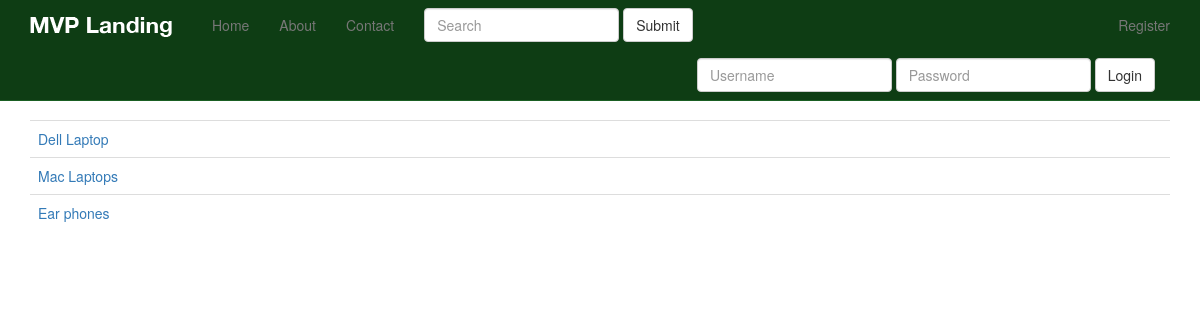
Before: /products/ with the older database file.
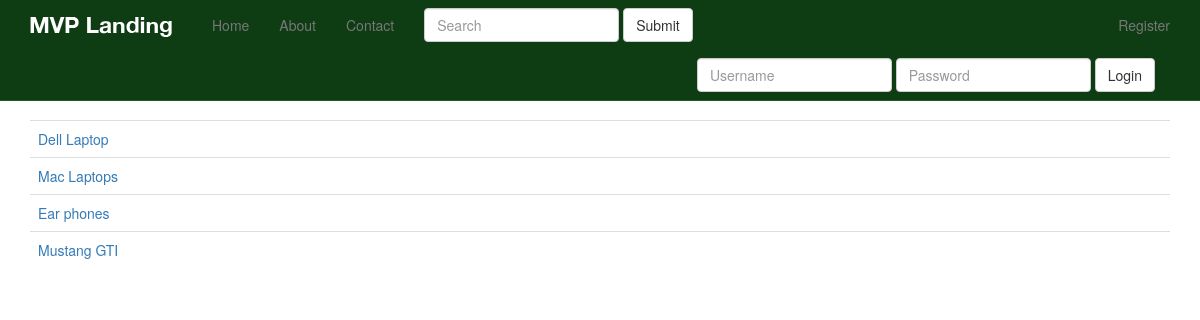
After: the same page with the newer database file.
### products/models.py (models this page shows, shortened)
class Product(models.Model):
    title = models.CharField(max_length=120)
    description = models.TextField(blank=True, null=True)
    price = models.DecimalField(decimal_places=2, max_digits=20)
    active = models.BooleanField(default=True)
    objects = ProductManager()
    def get_absolute_url(self):
        return reverse("product_detail", kwargs={
            "pk": self.pk
        })

### products/views.py (the view)
class ProductListView(ListView):
    model = Product
    queryset = Product.objects.all()
    def get_context_data(self, *args, **kwargs):
        context = super(ProductListView, self).get_context_data(*args, **kwargs)
        context["now"] = timezone.now()
        context["query"] = self.request.GET.get("q")
        return context
    def get_queryset(self, *args, **kwargs):
        query_set = super(ProductListView, self).get_queryset(*args, **kwargs)
        query = self.request.GET.get("q")
        if query:
            query_set = self.model.objects.filter(
                Q(title__icontains=query) |
                Q(description__icontains=query)
            )
        return query_set

### products/templates/products/product_list.html
{% extends "base.html" %}
{% block content %}
    <table class="table">
    {% for object in object_list %}
        <tr>
        <td>
            <a href='{{ object.get_absolute_url }}'>
                {{ object.title }}
            </a>
        </td>
        </tr>
    {% endfor %}
    </table>
{% endblock %}

Changed rows visible on the page:
now on this page (row edited): Product: title "Mustang GTI"
